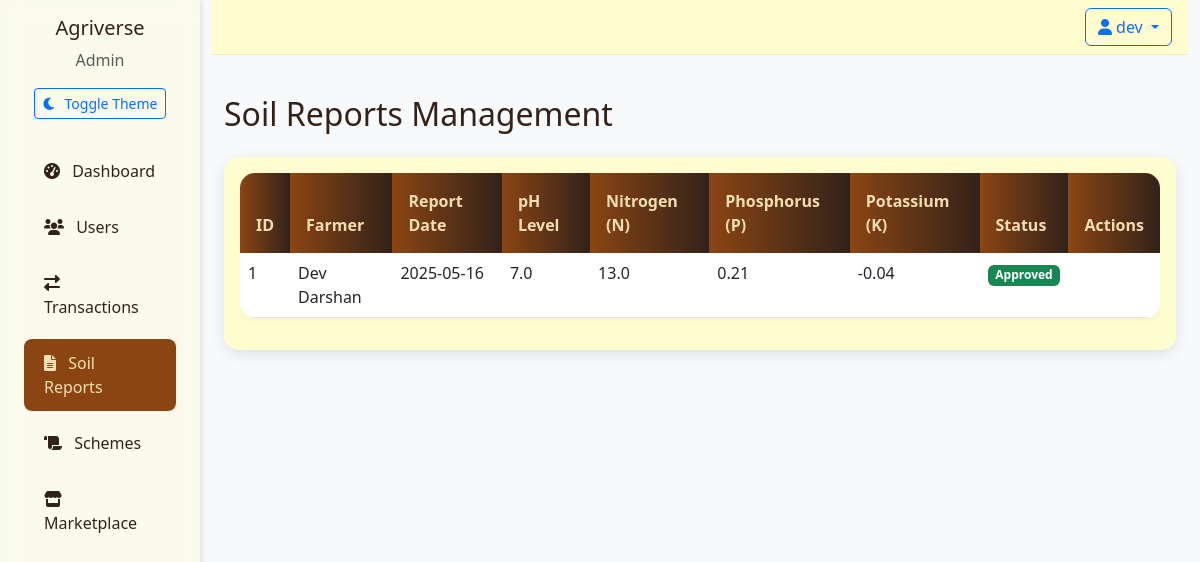
The page /admin/soil-reports (signed in) on the database its author committed.
### app/models/__init__.py (models this page shows)
class User(UserMixin, db.Model):
    id = db.Column(db.Integer, primary_key=True)
    email = db.Column(db.String(120), unique=True, nullable=False)
    password_hash = db.Column(db.String(128), nullable=False)
    name = db.Column(db.String(100), nullable=False)
    role = db.Column(db.String(20), nullable=False)  # 'farmer', 'investor', 'admin'
    created_at = db.Column(db.DateTime, default=datetime.utcnow)
    is_active = db.Column(db.Boolean, default=True)
    is_verified = db.Column(db.Boolean, default=False)
    wallet_balance = db.Column(db.Float, default=0.0)  # User's wallet balance
    farm_name = db.Column(db.String(100))
    farm_location = db.Column(db.String(200))
    farm_size = db.Column(db.Float)  # in acres
    company_name = db.Column(db.String(100))
    investment_capacity = db.Column(db.Float)
    products = db.relationship('Product', backref='seller', lazy=True)
    investments_made = db.relationship('Investment',
                                     backref='investor',
                                     lazy=True,
                                     foreign_keys='Investment.investor_id')
    investments_received = db.relationship('Investment',
                                         backref='farmer',
                                         lazy=True,
                                         foreign_keys='Investment.farmer_id')
    soil_reports = db.relationship('SoilReport', backref='farmer', lazy=True)

class SoilReport(db.Model):
    id = db.Column(db.Integer, primary_key=True)
    farmer_id = db.Column(db.Integer, db.ForeignKey('user.id'), nullable=False)
    report_date = db.Column(db.DateTime, default=datetime.utcnow)
    ph_level = db.Column(db.Float)
    nitrogen_level = db.Column(db.Float)
    phosphorus_level = db.Column(db.Float)
    potassium_level = db.Column(db.Float)
    organic_matter = db.Column(db.Float)
    moisture_content = db.Column(db.Float)
    report_file_url = db.Column(db.String(200))
    status = db.Column(db.String(20), default='pending')  # pending, approved, rejected
    notes = db.Column(db.Text)

### app/routes/admin.py (the view)
@admin_bp.route('/admin/soil-reports')
@login_required
@admin_required
def soil_reports():
    reports = SoilReport.query.order_by(SoilReport.report_date.desc()).all()
    return render_template('admin/soil_reports.html', reports=reports)

### app/__init__.py (called while the page is built)
@login_manager.user_loader
def load_user(user_id):
    return User.query.get(int(user_id))

### app/routes/admin.py (called while the page is built)
def admin_required(f):
    @wraps(f)
    def decorated_function(*args, **kwargs):
        if not current_user.is_authenticated or current_user.role != 'admin':
            flash('You do not have permission to access this page.', 'error')
            return redirect(url_for('main.index'))
        return f(*args, **kwargs)
    return decorated_function

### app/templates/admin/soil_reports.html (shortened to what this page needs)
{% extends "base.html" %}
{% block content %}
<div class="container py-4">
    <h2 class="mb-4">Soil Reports Management</h2>
    <div class="card">
        <div class="card-body">
            {% if reports %}
            <div class="table-responsive">
                <table class="table table-hover">
                    <thead>
                        <tr>
                            <th>ID</th>
                            <th>Farmer</th>
                            <th>Report Date</th>
                            <th>pH Level</th>
                            <th>Nitrogen (N)</th>
                            <th>Phosphorus (P)</th>
                            <th>Potassium (K)</th>
                            <th>Status</th>
                            <th>Actions</th>
                        </tr>
                    </thead>
                    <tbody>
                        {% for report in reports %}
                        <tr>
                            <td>{{ report.id }}</td>
                            <td>{{ report.farmer.name }}</td>
                            <td>{{ report.report_date.strftime('%Y-%m-%d') }}</td>
                            <td>{{ report.ph_level }}</td>
                            <td>{{ report.nitrogen_level }}</td>
                            <td>{{ report.phosphorus_level }}</td>
                            <td>{{ report.potassium_level }}</td>
                            <td>
                                <span class="badge bg-{{ 'success' if report.status == 'approved' else 'danger' if report.status == 'rejected' else 'warning' }}">
                                    {{ report.status|title }}
                                </span>
                            </td>
                            <td>
                            </td>
                        </tr>
                        {% endfor %}
                    </tbody>
                </table>
            </div>
            {% else %}
            <div class="text-center py-4">
                <p class="text-muted">No soil reports found.</p>
            </div>
            {% endif %}
        </div>
    </div>
</div>
{% endblock %}

### app/templates/base.html (shortened to what this page needs)
<!DOCTYPE html>
<html lang="en" data-bs-theme="light">
<head>
    <link href="https://cdn.jsdelivr.net/npm/bootstrap@5.3.0/dist/css/bootstrap.min.css" rel="stylesheet">
    <link href="https://cdnjs.cloudflare.com/ajax/libs/font-awesome/6.0.0/css/all.min.css" rel="stylesheet">
    <link href="{{ url_for('static', filename='css/style.css') }}" rel="stylesheet">
</head>
<body>
    <div class="container-fluid">
        <div class="row">
            {% if current_user.is_authenticated %}
            <div class="col-md-2 sidebar">
                <div class="d-flex flex-column">
                    <div class="text-center mb-4">
                        <h5 class="mb-2">Agriverse</h5>
                        <p class="text-muted mb-3">{{ current_user.role|title }}</p>
                        <button id="theme-toggle" class="btn btn-sm btn-outline-primary">
                            <i class="fas fa-moon me-2"></i>Toggle Theme
                        </button>
                    </div>
                    {% if current_user.role == 'admin' %}
                    <a href="{{ url_for('admin.dashboard') }}" class="nav-link {% if request.endpoint == 'admin.dashboard' %}active{% endif %}">
                        <i class="fas fa-tachometer-alt me-2"></i> Dashboard
                    </a>
                    <a href="{{ url_for('admin.users') }}" class="nav-link {% if request.endpoint == 'admin.users' %}active{% endif %}">
                        <i class="fas fa-users me-2"></i> Users
                    </a>
                    <a href="{{ url_for('admin.transactions') }}" class="nav-link {% if request.endpoint == 'admin.transactions' %}active{% endif %}">
                        <i class="fas fa-exchange-alt me-2"></i> Transactions
                    </a>
                    <a href="{{ url_for('admin.soil_reports') }}" class="nav-link {% if request.endpoint == 'admin.soil_reports' %}active{% endif %}">
                        <i class="fas fa-file-alt me-2"></i> Soil Reports
                    </a>
                    <a href="{{ url_for('admin.schemes') }}" class="nav-link {% if request.endpoint == 'admin.schemes' %}active{% endif %}">
                        <i class="fas fa-scroll me-2"></i> Schemes
                    </a>
                    {% endif %}
                    {% if current_user.role != 'farmer' %}
                    <a href="{{ url_for('main.marketplace') }}" class="nav-link {% if request.endpoint == 'main.marketplace' %}active{% endif %}">
                        <i class="fas fa-store me-2"></i> Marketplace
                    </a>
                    {% endif %}
                </div>
            </div>
            {% endif %}
            <div class="col-md-{% if current_user.is_authenticated %}10{% else %}12{% endif %}">
                <nav class="navbar navbar-expand-lg mb-3">
                    <div class="container-fluid px-3">
                        <div class="ms-auto d-flex align-items-center gap-2">
                            {% if current_user.is_authenticated %}
                            <div class="dropdown">
                                <button class="btn btn-outline-primary dropdown-toggle" type="button" id="userDropdown" data-bs-toggle="dropdown">
                                    <i class="fas fa-user me-1"></i>{{ current_user.name }}
                                </button>
                            </div>
                            {% endif %}
                        </div>
                    </div>
                </nav>
                {% block content %}{% endblock %}
            </div>
        </div>
    </div>
</body>
</html>

### app/static/css/style.css (style rules this page uses)
:root { --earth-brown: #8B4513; --soil-dark: #32221A; --wheat-gold: #F5DEB3; --leaf-green: #556B2F; --cream: #FFFDD0; --sky-blue: #87CEEB; --transition-speed: 0.3s; --bg-light: #f8f9fa; --bg-dark: #1a1a1a; --text-light: #32221A; --text-dark: #F5DEB3; --sidebar-light: rgba(255, 253, 208, 0.3); --sidebar-dark: rgba(50, 34, 26, 0.95); }
[data-bs-theme="light"] { --bg-color: var(--bg-light); --text-color: var(--text-light); --sidebar-bg: var(--sidebar-light); --card-bg: rgba(255, 253, 208, 0.98); --border-color: rgba(139, 69, 19, 0.1); }
body { min-height: 100vh; display: flex; flex-direction: column; font-family: 'Segoe UI', Tahoma, Geneva, Verdana, sans-serif; background-color: var(--bg-color); color: var(--text-color); transition: background-color var(--transition-speed), color var(--transition-speed); }
.navbar { backdrop-filter: blur(10px); -webkit-backdrop-filter: blur(10px); border-bottom: 1px solid var(--border-color); padding: 0.5rem 0; background-color: var(--card-bg); }
.nav-link { color: var(--text-color); padding: 0.75rem 1.25rem; border-radius: 0.5rem; margin: 0.25rem 0.75rem; transition: all var(--transition-speed); }
.nav-link.active { background-color: var(--earth-brown); color: var(--wheat-gold); }
.sidebar { min-height: 100vh; background-color: var(--sidebar-bg); padding-top: 1rem; transition: background-color var(--transition-speed); box-shadow: 2px 0 5px rgba(0, 0, 0, 0.1); backdrop-filter: blur(10px); -webkit-backdrop-filter: blur(10px); }
.card { border: none; border-radius: 15px; background: var(--card-bg); backdrop-filter: blur(10px); box-shadow: 0 4px 15px rgba(0, 0, 0, 0.1); transition: all 0.3s ease; }
.table { background-color: var(--card-bg); border-radius: 15px; overflow: hidden; box-shadow: 0 2px 10px rgba(0, 0, 0, 0.05); }
.table thead th { background: linear-gradient(to right, var(--earth-brown), var(--soil-dark)); color: var(--wheat-gold); border: none; padding: 1rem; }

### rows shown on the page
User: role "Admin", name "dev"
SoilReport: id "1", farmer.name "Dev Darshan", report_date "2025-05-16", ph_level "7.0", nitrogen_level "13.0", phosphorus_level "0.21", potassium_level "-0.04", status "Approved"
